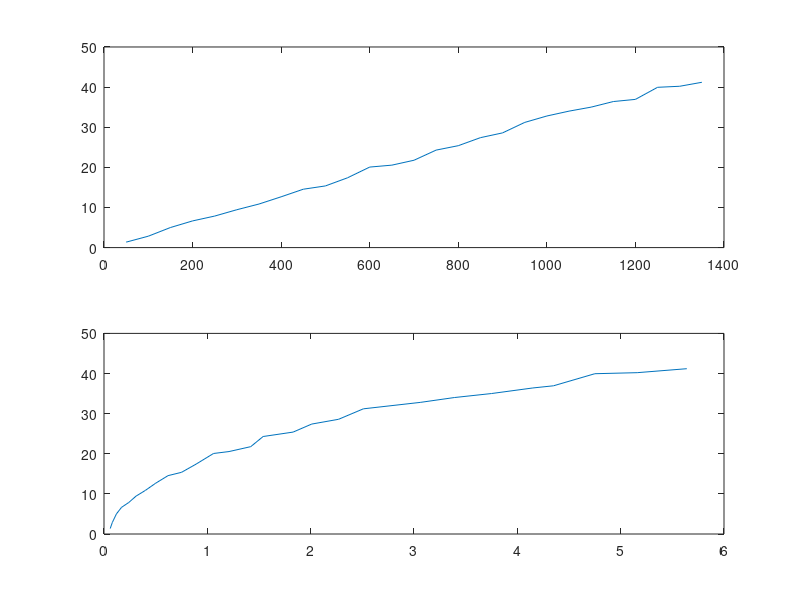
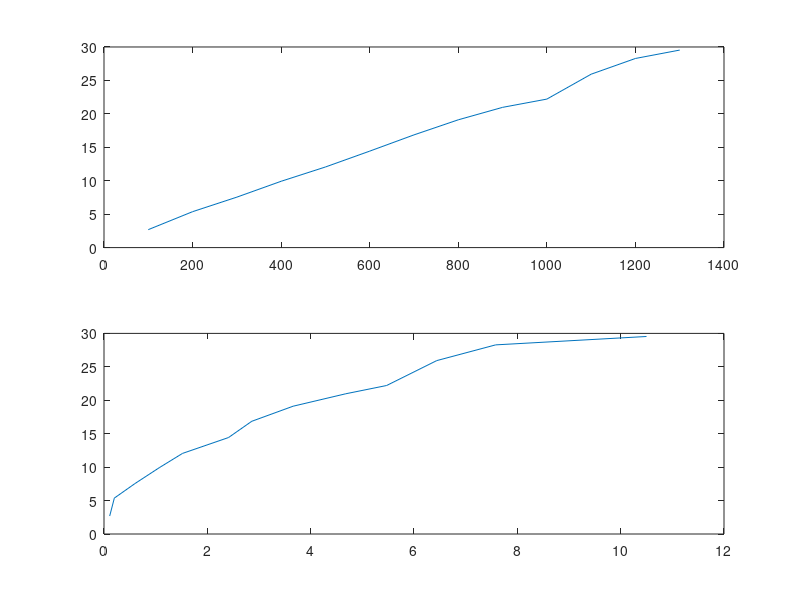

Recreate these plots in MATLAB, in order.
clear variables;
close all;
%% MG10015
Id=[0.06,0.08,0.12,0.17,0.24,0.31,0.4,0.5,0.62,0.75,0.89,1.06,1.21,1.42,...
    1.54,1.83,2.01,2.27,2.51,3.06,3.39,3.75,4.15,4.35,4.75,5.16,5.64];
Icmd=[50,100,150,200,250,300,350,400,450,500,550,600,650, ...
    700,750,800,850,900,950,1000,1050,1100,1150,1200,1250,1300,1350];
tau=[1.36,2.84,5,6.65,7.86,9.44,10.86,12.66,14.55,15.37,17.4,20.07,20.55,21.77, ...
    24.3,25.4,27.4,28.59,31.2,32.8,34.01,35.01,36.4,36.94,39.95,40.21,41.2];
figure();
% plot(Id,tau)
% hold on;
subplot(2,1,1)
plot(Icmd,tau)
subplot(2,1,2)
plot(Id,tau)
% tau=0.03189*Icmd-0.1141; % new data, LAR robust, R-square=0.9974

%% MG8016
Id_16=[0.11,0.2,0.6,1.07,1.52,2.41,2.86,3.66,4.68,5.47,6.44,7.58,10.5];
Icmd_16=[100,200,300,400,500,600,700,800,900,1000,1100,1200,1300];
tau_16=[2.6852,5.3704,7.546,9.9176,12.054,14.4256,16.856,19.11,20.972, ...
    22.2068,25.9308,28.2828,29.5372];
figure();
subplot(2,1,1)
plot(Icmd_16,tau_16)
subplot(2,1,2)
plot(Id_16,tau_16)
% tau=0.02245*Icmd+0.8149; R-square=0.9976
% 0.8149 is removed when coded into the real-time program. Because it's a
% positive value, meaning 0 current could generate output torque, which is
% incorrect.